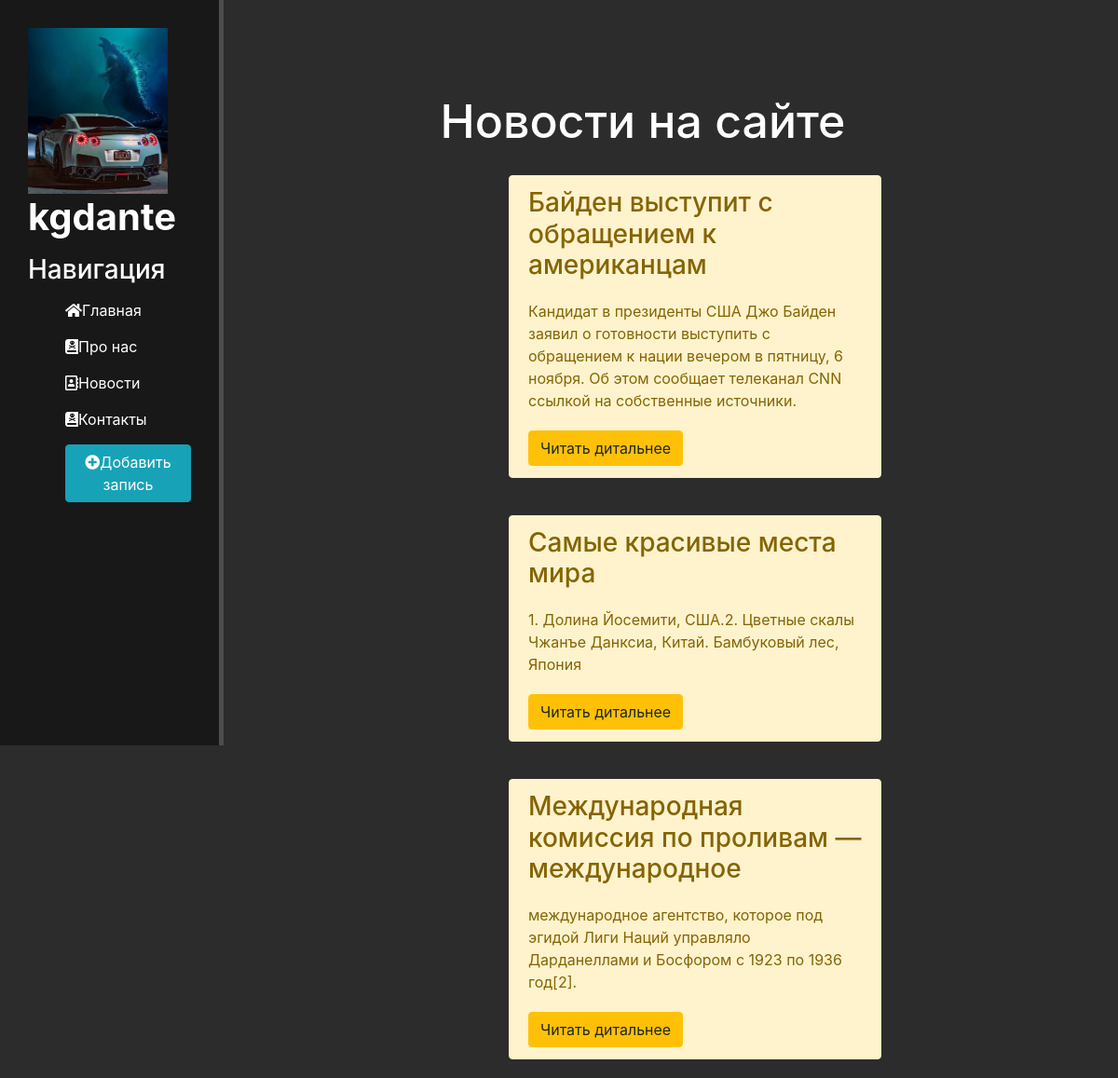
Page /news/ on the committed database.
### news/models.py (models this page shows, shortened)
class Artiles(models.Model):
    title = models.CharField('Название', max_length=50)
    anons = models.CharField('Анонс', max_length=250)
    full_text = models.TextField('Статья')
    date = models.DateTimeField('Дата публикации')
    class Meta:
        verbose_name = 'Новость'
        verbose_name_plural = 'Новости'

### news/views.py (the view)
# urls.py: path('', views.news_home, name='news_home'),
def news_home(request):
    news = Artiles.objects.order_by('-date')
    return render(request, 'news/news_home.html', {'news': news})

### news/templates/news/news_home.html (shortened to what this page needs)
{% extends 'main/layout.html' %}
{% block content %}
   <div class="features">
       <h1>Новости на сайте</h1>
       {% if news %}
       {% for el in news %}
          <div class="alert alert-warning">
            <h3>{{ el.title }}</h3>
            <p>{{ el.anons }}</p>
              <a href="{% url 'news-detail' el.id %}" class="btn btn-warning">Читать дитальнее</a>
              </div>
       {% endfor %}
       {% else %}
       <p>У вас нет записей</p>
       {% endif %}
       </div>
{% endblock %}

### main/templates/main/layout.html (shortened to what this page needs)
{% load static %}
<!doctype html>
<html lang="ru">
<head>
    <link rel="stylesheet" href="https://stackpath.bootstrapcdn.com/bootstrap/4.5.2/css/bootstrap.min.css">
    <link rel="stylesheet" href="{% static 'main/css/main.css' %}">
    <link rel="stylesheet" href="https://use.fontawesome.com/releases/v5.8.2/css/all.css">
</head>
<body>
    <aside>
    <img src="{% static 'main/img/gtr35.jpg' %}" alt="Лого">
        <span class="logo">kgdante</span>
        <h3>Навигация</h3>
        <ul>
            <a href="{% url 'home' %}"><li><i class="fas fa-home"></i>Главная</li></a>
            <a href="{% url 'about' %}"><li><i class="fas fa-book-dead"></i>Про нас</li></a>
            <a href="{% url 'news_home' %}"><li><i class="far fa-address-book"></i>Новости</li></a>
            <a href=""><li><i class="fas fa-book-dead"></i>Контакты</li></a>
            <a href="{% url 'create' %}"><li class="btn btn-info"><i class="fas fa-plus-circle"></i>Добавить запись</li></a>
        </ul>
    </aside>
    <main>
    {% block content %}
    {% endblock %}
    </main>
</body>
</html>

### main/static/main/css/main.css (style rules this page uses)
body { background:#2c2c2c; }
aside { float:left; background: #181818; width: 20%; padding: 2.5%; height: 100vh; color:#fff; border-right: 5px solid #4d4d4d; }
aside img { width: 150px; float: left; }
aside .logo { font-size: 40px; margin-right: 14px; font-weight: bold; position: relative; top: -5px; }
aside h3 { margin-top: 5px; font-size: 28px; }
aside ul { list-style: none }
aside ul li { color: #fff; display: block; margin-top: 15px; transition: transform .6s ease; }
main .features { float: left; color: #fff; margin-top: 100px; text-align:center; width: 75%; }
main .features h1 { font-size: 50px }
main .features p { max-width: 400px; margin: 20px auto }
.alert-warning { float: left; clear: both; width: 400px; margin: 20px 34%; text-align: left; }

### rows in the picture
Artiles: title "Байден выступит с обращением к американцам", anons "Кандидат в президенты США Джо Байден заявил о готовности выступить с обращением к нации вечером в пятницу, 6 ноября. Об этом сообщает телеканал СNN ссылкой на собственные источники."
Artiles: title "Самые красивые места мира", anons "1. Долина Йосемити, США.2. Цветные скалы Чжанъе Данксиа, Китай. Бамбуковый лес, Япония"
Artiles: title "Международная комиссия по проливам — международное", anons "международное агентство, которое под эгидой Лиги Наций управляло Дарданеллами и Босфором с 1923 по 1936 год[2]."
